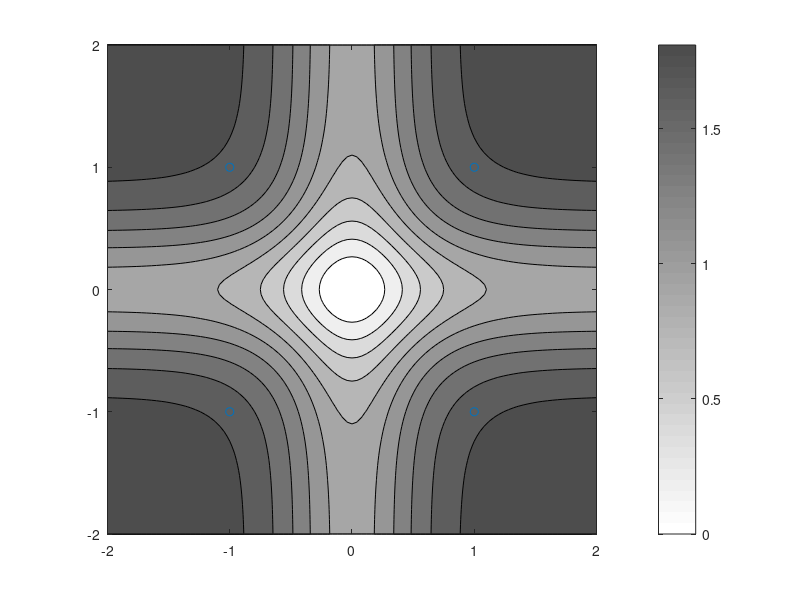
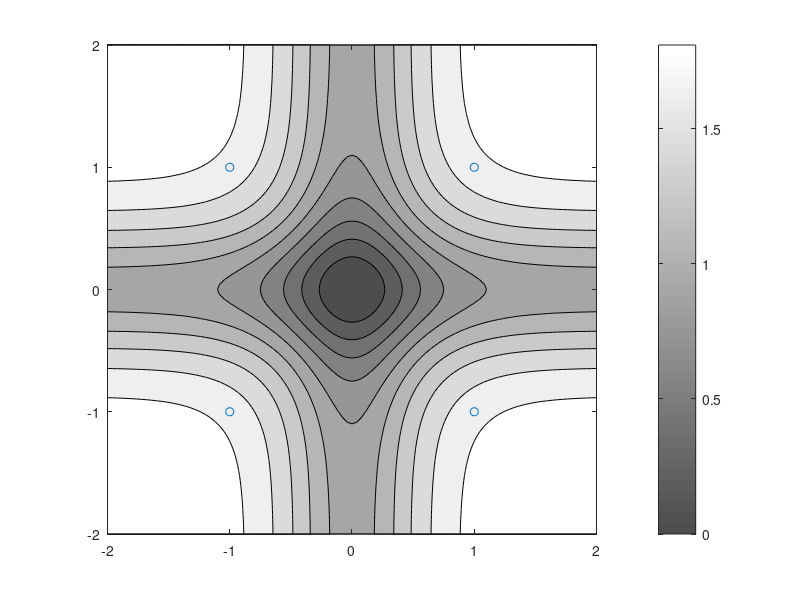
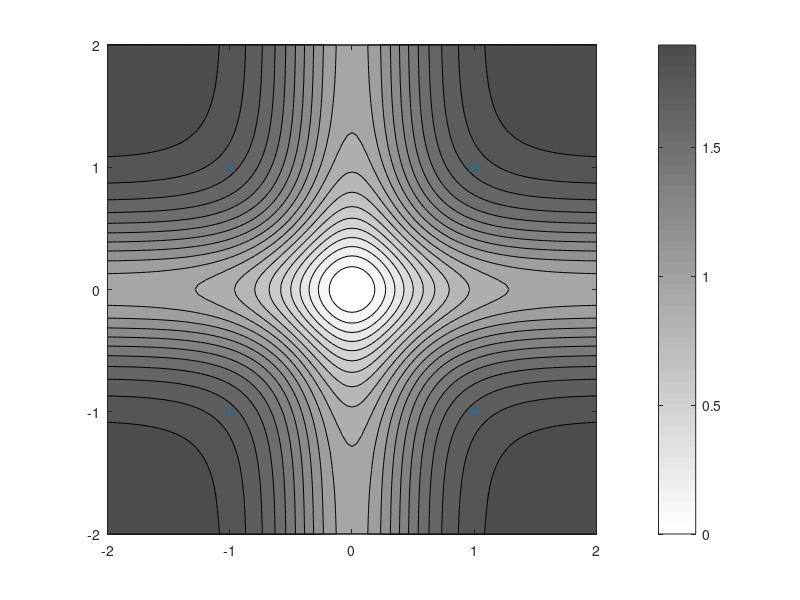
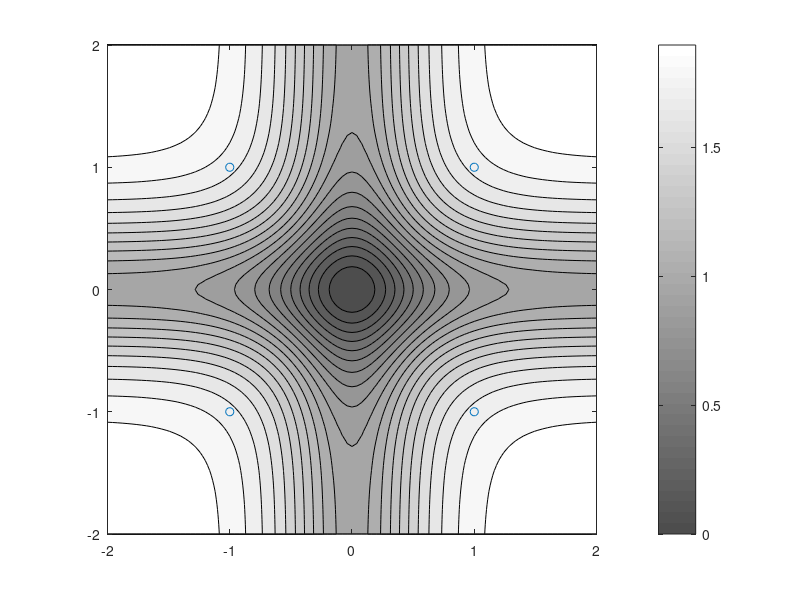

The MATLAB script that drew these images, in order: (Note: this script raises an error after producing the figures.)
%%% mdrTempPlotFig3

load mdrTempDataFig3.mat

figure(31); clf;
contourf(real_x,imag_x,I);
axis square;
colormap gray;
cmap = colormap;
[cmapr, ~] = size(cmap);
cmap2 = cmap(cmapr:-1:20,:);
cmap3 = cmap(20:cmapr,:);
colormap(cmap2);
c1 = colorbar;
hold on; plot([1 1 -1 -1],[1 -1 1 -1],'o'); hold off;
ax1 = gca;

figure(32); clf;
contourf(real_x,imag_x,I);
axis square;
colormap(cmap3);
c2 = colorbar;
hold on; plot([1 1 -1 -1],[1 -1 1 -1],'o'); hold off;
ax2 = gca;

figure(33); clf;
contourf(real_x,imag_x,I,20);
axis square;
colormap(cmap2);
c3 = colorbar;
hold on; plot([1 1 -1 -1],[1 -1 1 -1],'o'); hold off;
ax3 = gca;

figure(34); clf;
contourf(real_x,imag_x,I,20);
axis square;
colormap(cmap3);
c4 = colorbar;
hold on; plot([1 1 -1 -1],[1 -1 1 -1],'o'); hold off;
ax4 = gca;

%%%%%%%%%%%%%%%%%%%%%%%%%%%%%%%%%%%%%%%%%%%%%%%%%%%%%%%%%%%%%%%%%%%%%%%%%%%

figure(35); clf;
contourf(real_x,imag_x,C);
axis square;
colormap(cmap2);
c5 = colorbar;
hold on; plot([1 1 -1 -1],[1 -1 1 -1],'o'); hold off;
ax5 = gca;

figure(36); clf;
contourf(real_x,imag_x,C);
axis square;
colormap(cmap3);
c6 = colorbar;
hold on; plot([1 1 -1 -1],[1 -1 1 -1],'o'); hold off;
ax6 = gca;

figure(37); clf;
contourf(real_x,imag_x,C,20);
axis square;
colormap(cmap2);
c7 = colorbar;
hold on; plot([1 1 -1 -1],[1 -1 1 -1],'o'); hold off;
ax7 = gca;

figure(38); clf;
contourf(real_x,imag_x,C,20);
axis square;
colormap(cmap3);
c8 = colorbar;
hold on; plot([1 1 -1 -1],[1 -1 1 -1],'o'); hold off;
ax8 = gca;


%%
c1.Limits = [0 2];
ax1.FontName = 'Times New Roman';
ax1.XLabel.String = 'In-Phase';
ax1.YLabel.String = 'Quadrature';
ax1.Children(1).Color = 'w';
ax1.Children(1).MarkerFaceColor = 'w';

c2.Limits = [0 2];
ax2.FontName = 'Times New Roman';
ax2.XLabel.String = 'In-Phase';
ax2.YLabel.String = 'Quadrature';
ax2.Children(1).Color = 'k';
ax2.Children(1).MarkerFaceColor = 'k';

c3.Limits = [0 2];
ax3.FontName = 'Times New Roman';
ax3.XLabel.String = 'In-Phase';
ax3.YLabel.String = 'Quadrature';
ax3.Children(1).Color = 'w';
ax3.Children(1).MarkerFaceColor = 'w';

c4.Limits = [0 2];
ax4.FontName = 'Times New Roman';
ax4.XLabel.String = 'In-Phase';
ax4.YLabel.String = 'Quadrature';
ax4.Children(1).Color = 'k';
ax4.Children(1).MarkerFaceColor = 'k';

c5.Limits = [0 2];
ax5.FontName = 'Times New Roman';
ax5.XLabel.String = 'In-Phase';
ax5.YLabel.String = 'Quadrature';
ax5.Children(1).Color = 'w';
ax5.Children(1).MarkerFaceColor = 'w';

c6.Limits = [0 2];
ax6.FontName = 'Times New Roman';
ax6.XLabel.String = 'In-Phase';
ax6.YLabel.String = 'Quadrature';
ax6.Children(1).Color = 'k';
ax6.Children(1).MarkerFaceColor = 'k';

c7.Limits = [0 2];
ax7.FontName = 'Times New Roman';
ax7.XLabel.String = 'In-Phase';
ax7.YLabel.String = 'Quadrature';
ax7.Children(1).Color = 'w';
ax7.Children(1).MarkerFaceColor = 'w';

c8.Limits = [0 2];
ax8.FontName = 'Times New Roman';
ax8.XLabel.String = 'In-Phase';
ax8.YLabel.String = 'Quadrature';
ax8.Children(1).Color = 'k';
ax8.Children(1).MarkerFaceColor = 'k';

figure(31); ff = gcf;
homer = ff.Units;
ff.Units = 'inches';
bart = ff.Position;
ff.Position = [bart(1:2) 5 4];
ff.PaperPositionMode = 'auto';
ff.Units = homer;

figure(32); ff = gcf;
homer = ff.Units;
ff.Units = 'inches';
bart = ff.Position;
ff.Position = [bart(1:2) 5 4];
ff.PaperPositionMode = 'auto';
ff.Units = homer;

figure(33); ff = gcf;
homer = ff.Units;
ff.Units = 'inches';
bart = ff.Position;
ff.Position = [bart(1:2) 5 4];
ff.PaperPositionMode = 'auto';
ff.Units = homer;

figure(34); ff = gcf;
homer = ff.Units;
ff.Units = 'inches';
bart = ff.Position;
ff.Position = [bart(1:2) 5 4];
ff.PaperPositionMode = 'auto';
ff.Units = homer;

figure(35); ff = gcf;
homer = ff.Units;
ff.Units = 'inches';
bart = ff.Position;
ff.Position = [bart(1:2) 5 4];
ff.PaperPositionMode = 'auto';
ff.Units = homer;

figure(36); ff = gcf;
homer = ff.Units;
ff.Units = 'inches';
bart = ff.Position;
ff.Position = [bart(1:2) 5 4];
ff.PaperPositionMode = 'auto';
ff.Units = homer;

figure(37); ff = gcf;
homer = ff.Units;
ff.Units = 'inches';
bart = ff.Position;
ff.Position = [bart(1:2) 5 4];
ff.PaperPositionMode = 'auto';
ff.Units = homer;

figure(38); ff = gcf;
homer = ff.Units;
ff.Units = 'inches';
bart = ff.Position;
ff.Position = [bart(1:2) 5 4];
ff.PaperPositionMode = 'auto';
ff.Units = homer;